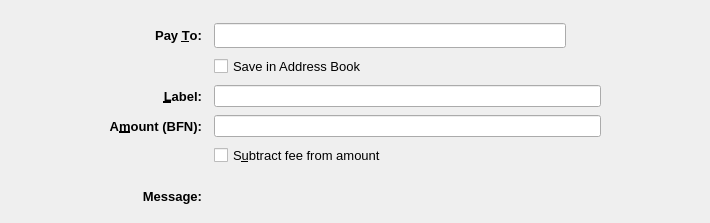
<?xml version="1.0" encoding="UTF-8"?>
<ui version="4.0">
 <class>SendCoinsEntry</class>
 <widget class="QStackedWidget" name="SendCoinsEntry">
  <property name="geometry">
   <rect>
    <x>0</x>
    <y>0</y>
    <width>710</width>
    <height>223</height>
   </rect>
  </property>
  <property name="focusPolicy">
   <enum>Qt::TabFocus</enum>
  </property>
  <property name="autoFillBackground">
   <bool>false</bool>
  </property>
  <property name="styleSheet">
   <string notr="true"/>
  </property>
  <property name="currentIndex">
   <number>0</number>
  </property>
  <widget class="QFrame" name="SendCoins">
   <property name="toolTip">
    <string>This is a normal payment.</string>
   </property>
   <property name="frameShape">
    <enum>QFrame::NoFrame</enum>
   </property>
   <layout class="QGridLayout" name="gridLayout">
    <property name="topMargin">
     <number>8</number>
    </property>
    <property name="bottomMargin">
     <number>4</number>
    </property>
    <property name="horizontalSpacing">
     <number>12</number>
    </property>
    <property name="verticalSpacing">
     <number>8</number>
    </property>
    <item row="1" column="0">
     <spacer name="horizontalSpacer">
      <property name="orientation">
       <enum>Qt::Horizontal</enum>
      </property>
      <property name="sizeType">
       <enum>QSizePolicy::Maximum</enum>
      </property>
      <property name="sizeHint" stdset="0">
       <size>
        <width>100</width>
        <height>20</height>
       </size>
      </property>
     </spacer>
    </item>
    <item row="3" column="2">
     <widget class="QLineEdit" name="addAsLabel">
      <property name="sizePolicy">
       <sizepolicy hsizetype="Expanding" vsizetype="Expanding">
        <horstretch>0</horstretch>
        <verstretch>0</verstretch>
       </sizepolicy>
      </property>
      <property name="toolTip">
       <string>Enter a label for this address to add it to the list of used addresses</string>
      </property>
      <property name="styleSheet">
       <string notr="true"/>
      </property>
     </widget>
    </item>
    <item row="0" column="2">
     <spacer name="verticalSpacer">
      <property name="orientation">
       <enum>Qt::Vertical</enum>
      </property>
      <property name="sizeHint" stdset="0">
       <size>
        <width>20</width>
        <height>40</height>
       </size>
      </property>
     </spacer>
    </item>
    <item row="1" column="3">
     <spacer name="horizontalSpacer_2">
      <property name="orientation">
       <enum>Qt::Horizontal</enum>
      </property>
      <property name="sizeType">
       <enum>QSizePolicy::Maximum</enum>
      </property>
      <property name="sizeHint" stdset="0">
       <size>
        <width>100</width>
        <height>20</height>
       </size>
      </property>
     </spacer>
    </item>
    <item row="12" column="2">
     <widget class="QLabel" name="messageTextLabel">
      <property name="toolTip">
       <string>A message that was attached to the BFN: URI which will be stored with the transaction for your reference. Note: This message will not be sent over the BFN network.</string>
      </property>
      <property name="styleSheet">
       <string notr="true"/>
      </property>
      <property name="textFormat">
       <enum>Qt::PlainText</enum>
      </property>
     </widget>
    </item>
    <item row="1" column="1">
     <widget class="QLabel" name="payToLabel">
      <property name="font">
       <font>
        <pointsize>10</pointsize>
        <weight>75</weight>
        <bold>true</bold>
       </font>
      </property>
      <property name="text">
       <string>Pay &amp;To:</string>
      </property>
      <property name="alignment">
       <set>Qt::AlignRight|Qt::AlignTrailing|Qt::AlignVCenter</set>
      </property>
      <property name="buddy">
       <cstring>payTo</cstring>
      </property>
     </widget>
    </item>
    <item row="12" column="1">
     <widget class="QLabel" name="messageLabel">
      <property name="font">
       <font>
        <pointsize>10</pointsize>
        <weight>75</weight>
        <bold>true</bold>
       </font>
      </property>
      <property name="text">
       <string>Message:</string>
      </property>
      <property name="alignment">
       <set>Qt::AlignRight|Qt::AlignTrailing|Qt::AlignVCenter</set>
      </property>
     </widget>
    </item>
    <item row="6" column="2">
     <layout class="QHBoxLayout" name="horizontalLayoutAmount" stretch="0">
      <item>
       <widget class="BFNAmountField" name="payAmount">
        <property name="sizePolicy">
         <sizepolicy hsizetype="Expanding" vsizetype="Expanding">
          <horstretch>0</horstretch>
          <verstretch>0</verstretch>
         </sizepolicy>
        </property>
        <property name="styleSheet">
         <string notr="true"/>
        </property>
       </widget>
      </item>
     </layout>
    </item>
    <item row="3" column="1">
     <widget class="QLabel" name="labellLabel">
      <property name="font">
       <font>
        <pointsize>10</pointsize>
        <weight>75</weight>
        <bold>true</bold>
       </font>
      </property>
      <property name="text">
       <string>&amp;Label:</string>
      </property>
      <property name="alignment">
       <set>Qt::AlignRight|Qt::AlignTrailing|Qt::AlignVCenter</set>
      </property>
      <property name="buddy">
       <cstring>addAsLabel</cstring>
      </property>
     </widget>
    </item>
    <item row="1" column="2">
     <layout class="QHBoxLayout" name="payToLayout">
      <property name="spacing">
       <number>0</number>
      </property>
      <item>
       <widget class="QValidatedLineEdit" name="payTo">
        <property name="sizePolicy">
         <sizepolicy hsizetype="Expanding" vsizetype="Expanding">
          <horstretch>0</horstretch>
          <verstretch>0</verstretch>
         </sizepolicy>
        </property>
        <property name="toolTip">
         <string>The BFN address to send the payment to</string>
        </property>
        <property name="styleSheet">
         <string notr="true"/>
        </property>
       </widget>
      </item>
      <item>
       <widget class="QToolButton" name="addressBookButton">
        <property name="toolTip">
         <string notr="true"/>
        </property>
        <property name="styleSheet">
         <string notr="true">border:0;background:transparent</string>
        </property>
        <property name="text">
         <string/>
        </property>
        <property name="icon">
         <iconset resource="../BFN.qrc">
          <normaloff>:/icons/address-book</normaloff>:/icons/address-book</iconset>
        </property>
        <property name="iconSize">
         <size>
          <width>22</width>
          <height>22</height>
         </size>
        </property>
        <property name="shortcut">
         <string>Alt+A</string>
        </property>
       </widget>
      </item>
      <item>
       <spacer name="horizontalSpacer_3">
        <property name="orientation">
         <enum>Qt::Horizontal</enum>
        </property>
        <property name="sizeType">
         <enum>QSizePolicy::Maximum</enum>
        </property>
        <property name="sizeHint" stdset="0">
         <size>
          <width>10</width>
          <height>20</height>
         </size>
        </property>
       </spacer>
      </item>
     </layout>
    </item>
    <item row="10" column="2">
     <spacer name="verticalSpacer_3">
      <property name="orientation">
       <enum>Qt::Vertical</enum>
      </property>
      <property name="sizeHint" stdset="0">
       <size>
        <width>20</width>
        <height>40</height>
       </size>
      </property>
     </spacer>
    </item>
    <item row="2" column="2">
     <widget class="QCheckBox" name="addressBookCheckBox">
      <property name="font">
       <font>
        <pointsize>10</pointsize>
       </font>
      </property>
      <property name="text">
       <string>Save in Address Book</string>
      </property>
     </widget>
    </item>
    <item row="6" column="1">
     <widget class="QLabel" name="amountLabel">
      <property name="font">
       <font>
        <pointsize>10</pointsize>
        <weight>75</weight>
        <bold>true</bold>
       </font>
      </property>
      <property name="text">
       <string>A&amp;mount (BFN):</string>
      </property>
      <property name="alignment">
       <set>Qt::AlignRight|Qt::AlignTrailing|Qt::AlignVCenter</set>
      </property>
      <property name="buddy">
       <cstring>payAmount</cstring>
      </property>
     </widget>
    </item>
    <item row="13" column="2">
     <spacer name="verticalSpacer_2">
      <property name="orientation">
       <enum>Qt::Vertical</enum>
      </property>
      <property name="sizeHint" stdset="0">
       <size>
        <width>20</width>
        <height>40</height>
       </size>
      </property>
     </spacer>
    </item>
    <item row="7" column="2">
     <widget class="QCheckBox" name="checkboxSubtractFeeFromAmount">
      <property name="font">
       <font>
        <pointsize>10</pointsize>
       </font>
      </property>
      <property name="toolTip">
       <string>The fee will be deducted from the amount being sent. The recipient will receive less BFNs than you enter in the amount field. If multiple recipients are selected, the fee is split equally.</string>
      </property>
      <property name="text">
       <string>S&amp;ubtract fee from amount</string>
      </property>
     </widget>
    </item>
   </layout>
  </widget>
  <widget class="QFrame" name="SendCoins_UnauthenticatedPaymentRequest">
   <property name="palette">
    <palette>
     <active>
      <colorrole role="WindowText">
       <brush brushstyle="SolidPattern">
        <color alpha="255">
         <red>0</red>
         <green>0</green>
         <blue>0</blue>
        </color>
       </brush>
      </colorrole>
      <colorrole role="Button">
       <brush brushstyle="SolidPattern">
        <color alpha="255">
         <red>239</red>
         <green>241</green>
         <blue>244</blue>
        </color>
       </brush>
      </colorrole>
      <colorrole role="Light">
       <brush brushstyle="SolidPattern">
        <color alpha="255">
         <red>255</red>
         <green>255</green>
         <blue>255</blue>
        </color>
       </brush>
      </colorrole>
      <colorrole role="Midlight">
       <brush brushstyle="SolidPattern">
        <color alpha="255">
         <red>255</red>
         <green>255</green>
         <blue>191</blue>
        </color>
       </brush>
      </colorrole>
      <colorrole role="Dark">
       <brush brushstyle="SolidPattern">
        <color alpha="255">
         <red>127</red>
         <green>127</green>
         <blue>63</blue>
        </color>
       </brush>
      </colorrole>
      <colorrole role="Mid">
       <brush brushstyle="SolidPattern">
        <color alpha="255">
         <red>170</red>
         <green>170</green>
         <blue>84</blue>
        </color>
       </brush>
      </colorrole>
      <colorrole role="Text">
       <brush brushstyle="SolidPattern">
        <color alpha="255">
         <red>0</red>
         <green>0</green>
         <blue>0</blue>
        </color>
       </brush>
      </colorrole>
      <colorrole role="BrightText">
       <brush brushstyle="SolidPattern">
        <color alpha="255">
         <red>255</red>
         <green>255</green>
         <blue>255</blue>
        </color>
       </brush>
      </colorrole>
      <colorrole role="ButtonText">
       <brush brushstyle="SolidPattern">
        <color alpha="255">
         <red>0</red>
         <green>0</green>
         <blue>0</blue>
        </color>
       </brush>
      </colorrole>
      <colorrole role="Base">
       <brush brushstyle="SolidPattern">
        <color alpha="255">
         <red>239</red>
         <green>241</green>
         <blue>244</blue>
        </color>
       </brush>
      </colorrole>
      <colorrole role="Window">
       <brush brushstyle="SolidPattern">
        <color alpha="255">
         <red>239</red>
         <green>241</green>
         <blue>244</blue>
        </color>
       </brush>
      </colorrole>
      <colorrole role="Shadow">
       <brush brushstyle="SolidPattern">
        <color alpha="255">
         <red>0</red>
         <green>0</green>
         <blue>0</blue>
        </color>
       </brush>
      </colorrole>
      <colorrole role="AlternateBase">
       <brush brushstyle="SolidPattern">
        <color alpha="255">
         <red>255</red>
         <green>255</green>
         <blue>191</blue>
        </color>
       </brush>
      </colorrole>
      <colorrole role="ToolTipBase">
       <brush brushstyle="SolidPattern">
        <color alpha="255">
         <red>255</red>
         <green>255</green>
         <blue>220</blue>
        </color>
       </brush>
      </colorrole>
      <colorrole role="ToolTipText">
       <brush brushstyle="SolidPattern">
        <color alpha="255">
         <red>0</red>
         <green>0</green>
         <blue>0</blue>
        </color>
       </brush>
      </colorrole>
     </active>
     <inactive>
      <colorrole role="WindowText">
       <brush brushstyle="SolidPattern">
        <color alpha="255">
         <red>0</red>
         <green>0</green>
         <blue>0</blue>
        </color>
       </brush>
      </colorrole>
      <colorrole role="Button">
       <brush brushstyle="SolidPattern">
        <color alpha="255">
         <red>239</red>
         <green>241</green>
         <blue>244</blue>
        </color>
       </brush>
      </colorrole>
      <colorrole role="Light">
       <brush brushstyle="SolidPattern">
        <color alpha="255">
         <red>255</red>
         <green>255</green>
         <blue>255</blue>
        </color>
       </brush>
      </colorrole>
      <colorrole role="Midlight">
       <brush brushstyle="SolidPattern">
        <color alpha="255">
         <red>255</red>
         <green>255</green>
         <blue>191</blue>
        </color>
       </brush>
      </colorrole>
      <colorrole role="Dark">
       <brush brushstyle="SolidPattern">
        <color alpha="255">
         <red>127</red>
         <green>127</green>
         <blue>63</blue>
        </color>
       </brush>
      </colorrole>
      <colorrole role="Mid">
       <brush brushstyle="SolidPattern">
        <color alpha="255">
         <red>170</red>
         <green>170</green>
         <blue>84</blue>
        </color>
       </brush>
      </colorrole>
      <colorrole role="Text">
       <brush brushstyle="SolidPattern">
        <color alpha="255">
         <red>0</red>
         <green>0</green>
         <blue>0</blue>
        </color>
       </brush>
      </colorrole>
      <colorrole role="BrightText">
       <brush brushstyle="SolidPattern">
        <color alpha="255">
         <red>255</red>
         <green>255</green>
         <blue>255</blue>
        </color>
       </brush>
      </colorrole>
      <colorrole role="ButtonText">
       <brush brushstyle="SolidPattern">
        <color alpha="255">
         <red>0</red>
         <green>0</green>
         <blue>0</blue>
        </color>
       </brush>
      </colorrole>
      <colorrole role="Base">
       <brush brushstyle="SolidPattern">
        <color alpha="255">
         <red>239</red>
         <green>241</green>
         <blue>244</blue>
        </color>
       </brush>
      </colorrole>
      <colorrole role="Window">
       <brush brushstyle="SolidPattern">
        <color alpha="255">
         <red>239</red>
         <green>241</green>
         <blue>244</blue>
        </color>
       </brush>
      </colorrole>
      <colorrole role="Shadow">
       <brush brushstyle="SolidPattern">
        <color alpha="255">
         <red>0</red>
         <green>0</green>
         <blue>0</blue>
        </color>
       </brush>
      </colorrole>
      <colorrole role="AlternateBase">
       <brush brushstyle="SolidPattern">
        <color alpha="255">
         <red>255</red>
         <green>255</green>
         <blue>191</blue>
        </color>
       </brush>
      </colorrole>
      <colorrole role="ToolTipBase">
       <brush brushstyle="SolidPattern">
        <color alpha="255">
         <red>255</red>
         <green>255</green>
         <blue>220</blue>
        </color>
       </brush>
      </colorrole>
      <colorrole role="ToolTipText">
       <brush brushstyle="SolidPattern">
        <color alpha="255">
         <red>0</red>
         <green>0</green>
         <blue>0</blue>
        </color>
       </brush>
      </colorrole>
     </inactive>
     <disabled>
      <colorrole role="WindowText">
       <brush brushstyle="SolidPattern">
        <color alpha="255">
         <red>127</red>
         <green>127</green>
         <blue>63</blue>
        </color>
       </brush>
      </colorrole>
      <colorrole role="Button">
       <brush brushstyle="SolidPattern">
        <color alpha="255">
         <red>239</red>
         <green>241</green>
         <blue>244</blue>
        </color>
       </brush>
      </colorrole>
      <colorrole role="Light">
       <brush brushstyle="SolidPattern">
        <color alpha="255">
         <red>255</red>
         <green>255</green>
         <blue>255</blue>
        </color>
       </brush>
      </colorrole>
      <colorrole role="Midlight">
       <brush brushstyle="SolidPattern">
        <color alpha="255">
         <red>255</red>
         <green>255</green>
         <blue>191</blue>
        </color>
       </brush>
      </colorrole>
      <colorrole role="Dark">
       <brush brushstyle="SolidPattern">
        <color alpha="255">
         <red>127</red>
         <green>127</green>
         <blue>63</blue>
        </color>
       </brush>
      </colorrole>
      <colorrole role="Mid">
       <brush brushstyle="SolidPattern">
        <color alpha="255">
         <red>170</red>
         <green>170</green>
         <blue>84</blue>
        </color>
       </brush>
      </colorrole>
      <colorrole role="Text">
       <brush brushstyle="SolidPattern">
        <color alpha="255">
         <red>127</red>
         <green>127</green>
         <blue>63</blue>
        </color>
       </brush>
      </colorrole>
      <colorrole role="BrightText">
       <brush brushstyle="SolidPattern">
        <color alpha="255">
         <red>255</red>
         <green>255</green>
         <blue>255</blue>
        </color>
       </brush>
      </colorrole>
      <colorrole role="ButtonText">
       <brush brushstyle="SolidPattern">
        <color alpha="255">
         <red>127</red>
         <green>127</green>
         <blue>63</blue>
        </color>
       </brush>
      </colorrole>
      <colorrole role="Base">
       <brush brushstyle="SolidPattern">
        <color alpha="255">
         <red>239</red>
         <green>241</green>
         <blue>244</blue>
        </color>
       </brush>
      </colorrole>
      <colorrole role="Window">
       <brush brushstyle="SolidPattern">
        <color alpha="255">
         <red>239</red>
         <green>241</green>
         <blue>244</blue>
        </color>
       </brush>
      </colorrole>
      <colorrole role="Shadow">
       <brush brushstyle="SolidPattern">
        <color alpha="255">
         <red>0</red>
         <green>0</green>
         <blue>0</blue>
        </color>
       </brush>
      </colorrole>
      <colorrole role="AlternateBase">
       <brush brushstyle="SolidPattern">
        <color alpha="255">
         <red>255</red>
         <green>255</green>
         <blue>127</blue>
        </color>
       </brush>
      </colorrole>
      <colorrole role="ToolTipBase">
       <brush brushstyle="SolidPattern">
        <color alpha="255">
         <red>255</red>
         <green>255</green>
         <blue>220</blue>
        </color>
       </brush>
      </colorrole>
      <colorrole role="ToolTipText">
       <brush brushstyle="SolidPattern">
        <color alpha="255">
         <red>0</red>
         <green>0</green>
         <blue>0</blue>
        </color>
       </brush>
      </colorrole>
     </disabled>
    </palette>
   </property>
   <property name="toolTip">
    <string>This is an unauthenticated payment request.</string>
   </property>
   <property name="autoFillBackground">
    <bool>false</bool>
   </property>
   <property name="frameShape">
    <enum>QFrame::NoFrame</enum>
   </property>
   <layout class="QGridLayout" name="gridLayout_is">
    <property name="spacing">
     <number>12</number>
    </property>
    <item row="0" column="0">
     <widget class="QLabel" name="payToLabel_is">
      <property name="text">
       <string>Pay To:</string>
      </property>
      <property name="alignment">
       <set>Qt::AlignRight|Qt::AlignTrailing|Qt::AlignVCenter</set>
      </property>
     </widget>
    </item>
    <item row="0" column="1">
     <layout class="QHBoxLayout" name="payToLayout_is">
      <property name="spacing">
       <number>0</number>
      </property>
      <item>
       <widget class="QLabel" name="payTo_is">
        <property name="styleSheet">
         <string notr="true">background: #fff; border-radius: 4px; border: 1px solid #000; padding:2px</string>
        </property>
       </widget>
      </item>
      <item>
       <widget class="QToolButton" name="deleteButton_is">
        <property name="toolTip">
         <string>Remove this entry</string>
        </property>
        <property name="text">
         <string/>
        </property>
        <property name="icon">
         <iconset resource="../BFN.qrc">
          <normaloff>:/icons/remove</normaloff>:/icons/remove</iconset>
        </property>
       </widget>
      </item>
     </layout>
    </item>
    <item row="1" column="0">
     <widget class="QLabel" name="memoLabel_is">
      <property name="text">
       <string>Memo:</string>
      </property>
      <property name="alignment">
       <set>Qt::AlignRight|Qt::AlignTrailing|Qt::AlignVCenter</set>
      </property>
     </widget>
    </item>
    <item row="1" column="1">
     <widget class="QLabel" name="memoTextLabel_is">
      <property name="styleSheet">
       <string notr="true">background: #fff; border-radius: 4px; border: 1px solid #000; padding:2px</string>
      </property>
      <property name="textFormat">
       <enum>Qt::PlainText</enum>
      </property>
     </widget>
    </item>
    <item row="2" column="0">
     <widget class="QLabel" name="amountLabel_is">
      <property name="text">
       <string>A&amp;mount:</string>
      </property>
      <property name="alignment">
       <set>Qt::AlignRight|Qt::AlignTrailing|Qt::AlignVCenter</set>
      </property>
      <property name="buddy">
       <cstring>payAmount_is</cstring>
      </property>
     </widget>
    </item>
    <item row="2" column="1">
     <widget class="BFNAmountField" name="payAmount_is">
      <property name="acceptDrops">
       <bool>false</bool>
      </property>
      <property name="styleSheet">
       <string notr="true">background: #fff; border-radius: 4px; border: 1px solid #000; padding:2px</string>
      </property>
     </widget>
    </item>
   </layout>
  </widget>
  <widget class="QFrame" name="SendCoins_AuthenticatedPaymentRequest">
   <property name="palette">
    <palette>
     <active>
      <colorrole role="WindowText">
       <brush brushstyle="SolidPattern">
        <color alpha="255">
         <red>0</red>
         <green>0</green>
         <blue>0</blue>
        </color>
       </brush>
      </colorrole>
      <colorrole role="Button">
       <brush brushstyle="SolidPattern">
        <color alpha="255">
         <red>239</red>
         <green>241</green>
         <blue>244</blue>
        </color>
       </brush>
      </colorrole>
      <colorrole role="Light">
       <brush brushstyle="SolidPattern">
        <color alpha="255">
         <red>230</red>
         <green>255</green>
         <blue>224</blue>
        </color>
       </brush>
      </colorrole>
      <colorrole role="Midlight">
       <brush brushstyle="SolidPattern">
        <color alpha="255">
         <red>185</red>
         <green>243</green>
         <blue>171</blue>
        </color>
       </brush>
      </colorrole>
      <colorrole role="Dark">
       <brush brushstyle="SolidPattern">
        <color alpha="255">
         <red>70</red>
         <green>116</green>
         <blue>59</blue>
        </color>
       </brush>
      </colorrole>
      <colorrole role="Mid">
       <brush brushstyle="SolidPattern">
        <color alpha="255">
         <red>93</red>
         <green>155</green>
         <blue>79</blue>
        </color>
       </brush>
      </colorrole>
      <colorrole role="Text">
       <brush brushstyle="SolidPattern">
        <color alpha="255">
         <red>0</red>
         <green>0</green>
         <blue>0</blue>
        </color>
       </brush>
      </colorrole>
      <colorrole role="BrightText">
       <brush brushstyle="SolidPattern">
        <color alpha="255">
         <red>155</red>
         <green>255</green>
         <blue>147</blue>
        </color>
       </brush>
      </colorrole>
      <colorrole role="ButtonText">
       <brush brushstyle="SolidPattern">
        <color alpha="255">
         <red>0</red>
         <green>0</green>
         <blue>0</blue>
        </color>
       </brush>
      </colorrole>
      <colorrole role="Base">
       <brush brushstyle="SolidPattern">
        <color alpha="255">
         <red>239</red>
         <green>241</green>
         <blue>244</blue>
        </color>
       </brush>
      </colorrole>
      <colorrole role="Window">
       <brush brushstyle="SolidPattern">
        <color alpha="255">
         <red>239</red>
         <green>241</green>
         <blue>244</blue>
        </color>
       </brush>
      </colorrole>
      <colorrole role="Shadow">
       <brush brushstyle="SolidPattern">
        <color alpha="255">
         <red>0</red>
         <green>0</green>
         <blue>0</blue>
        </color>
       </brush>
      </colorrole>
      <colorrole role="AlternateBase">
       <brush brushstyle="SolidPattern">
        <color alpha="255">
         <red>197</red>
         <green>243</green>
         <blue>187</blue>
        </color>
       </brush>
      </colorrole>
      <colorrole role="NoRole">
       <brush brushstyle="SolidPattern">
        <color alpha="255">
         <red>125</red>
         <green>194</green>
         <blue>122</blue>
        </color>
       </brush>
      </colorrole>
      <colorrole role="ToolTipBase">
       <brush brushstyle="SolidPattern">
        <color alpha="255">
         <red>255</red>
         <green>255</green>
         <blue>220</blue>
        </color>
       </brush>
      </colorrole>
      <colorrole role="ToolTipText">
       <brush brushstyle="SolidPattern">
        <color alpha="255">
         <red>0</red>
         <green>0</green>
         <blue>0</blue>
        </color>
       </brush>
      </colorrole>
     </active>
     <inactive>
      <colorrole role="WindowText">
       <brush brushstyle="SolidPattern">
        <color alpha="255">
         <red>0</red>
         <green>0</green>
         <blue>0</blue>
        </color>
       </brush>
      </colorrole>
      <colorrole role="Button">
       <brush brushstyle="SolidPattern">
        <color alpha="255">
         <red>239</red>
         <green>241</green>
         <blue>244</blue>
        </color>
       </brush>
      </colorrole>
      <colorrole role="Light">
       <brush brushstyle="SolidPattern">
        <color alpha="255">
         <red>230</red>
         <green>255</green>
         <blue>224</blue>
        </color>
       </brush>
      </colorrole>
      <colorrole role="Midlight">
       <brush brushstyle="SolidPattern">
        <color alpha="255">
         <red>185</red>
         <green>243</green>
         <blue>171</blue>
        </color>
       </brush>
      </colorrole>
      <colorrole role="Dark">
       <brush brushstyle="SolidPattern">
        <color alpha="255">
         <red>70</red>
         <green>116</green>
         <blue>59</blue>
        </color>
       </brush>
      </colorrole>
      <colorrole role="Mid">
       <brush brushstyle="SolidPattern">
        <color alpha="255">
         <red>93</red>
         <green>155</green>
         <blue>79</blue>
        </color>
       </brush>
      </colorrole>
      <colorrole role="Text">
       <brush brushstyle="SolidPattern">
        <color alpha="255">
         <red>0</red>
         <green>0</green>
         <blue>0</blue>
        </color>
       </brush>
      </colorrole>
      <colorrole role="BrightText">
       <brush brushstyle="SolidPattern">
        <color alpha="255">
         <red>155</red>
         <green>255</green>
         <blue>147</blue>
        </color>
       </brush>
      </colorrole>
      <colorrole role="ButtonText">
       <brush brushstyle="SolidPattern">
        <color alpha="255">
         <red>0</red>
         <green>0</green>
         <blue>0</blue>
        </color>
       </brush>
      </colorrole>
      <colorrole role="Base">
       <brush brushstyle="SolidPattern">
        <color alpha="255">
         <red>239</red>
         <green>241</green>
         <blue>244</blue>
        </color>
       </brush>
      </colorrole>
      <colorrole role="Window">
       <brush brushstyle="SolidPattern">
        <color alpha="255">
         <red>239</red>
         <green>241</green>
         <blue>244</blue>
        </color>
       </brush>
      </colorrole>
      <colorrole role="Shadow">
       <brush brushstyle="SolidPattern">
        <color alpha="255">
         <red>0</red>
         <green>0</green>
         <blue>0</blue>
        </color>
       </brush>
      </colorrole>
      <colorrole role="AlternateBase">
       <brush brushstyle="SolidPattern">
        <color alpha="255">
         <red>197</red>
         <green>243</green>
         <blue>187</blue>
        </color>
       </brush>
      </colorrole>
      <colorrole role="NoRole">
       <brush brushstyle="SolidPattern">
        <color alpha="255">
         <red>125</red>
         <green>194</green>
         <blue>122</blue>
        </color>
       </brush>
      </colorrole>
      <colorrole role="ToolTipBase">
       <brush brushstyle="SolidPattern">
        <color alpha="255">
         <red>255</red>
         <green>255</green>
         <blue>220</blue>
        </color>
       </brush>
      </colorrole>
      <colorrole role="ToolTipText">
       <brush brushstyle="SolidPattern">
        <color alpha="255">
         <red>0</red>
         <green>0</green>
         <blue>0</blue>
        </color>
       </brush>
      </colorrole>
     </inactive>
     <disabled>
      <colorrole role="WindowText">
       <brush brushstyle="SolidPattern">
        <color alpha="255">
         <red>70</red>
         <green>116</green>
         <blue>59</blue>
        </color>
       </brush>
      </colorrole>
      <colorrole role="Button">
       <brush brushstyle="SolidPattern">
        <color alpha="255">
         <red>239</red>
         <green>241</green>
         <blue>244</blue>
        </color>
       </brush>
      </colorrole>
      <colorrole role="Light">
       <brush brushstyle="SolidPattern">
        <color alpha="255">
         <red>230</red>
         <green>255</green>
         <blue>224</blue>
        </color>
       </brush>
      </colorrole>
      <colorrole role="Midlight">
       <brush brushstyle="SolidPattern">
        <color alpha="255">
         <red>185</red>
         <green>243</green>
         <blue>171</blue>
        </color>
       </brush>
      </colorrole>
      <colorrole role="Dark">
       <brush brushstyle="SolidPattern">
        <color alpha="255">
         <red>70</red>
         <green>116</green>
         <blue>59</blue>
        </color>
       </brush>
      </colorrole>
      <colorrole role="Mid">
       <brush brushstyle="SolidPattern">
        <color alpha="255">
         <red>93</red>
         <green>155</green>
         <blue>79</blue>
        </color>
       </brush>
      </colorrole>
      <colorrole role="Text">
       <brush brushstyle="SolidPattern">
        <color alpha="255">
         <red>70</red>
         <green>116</green>
         <blue>59</blue>
        </color>
       </brush>
      </colorrole>
      <colorrole role="BrightText">
       <brush brushstyle="SolidPattern">
        <color alpha="255">
         <red>155</red>
         <green>255</green>
         <blue>147</blue>
        </color>
       </brush>
      </colorrole>
      <colorrole role="ButtonText">
       <brush brushstyle="SolidPattern">
        <color alpha="255">
         <red>70</red>
         <green>116</green>
         <blue>59</blue>
        </color>
       </brush>
      </colorrole>
      <colorrole role="Base">
       <brush brushstyle="SolidPattern">
        <color alpha="255">
         <red>239</red>
         <green>241</green>
         <blue>244</blue>
        </color>
       </brush>
      </colorrole>
      <colorrole role="Window">
       <brush brushstyle="SolidPattern">
        <color alpha="255">
         <red>239</red>
         <green>241</green>
         <blue>244</blue>
        </color>
       </brush>
      </colorrole>
      <colorrole role="Shadow">
       <brush brushstyle="SolidPattern">
        <color alpha="255">
         <red>0</red>
         <green>0</green>
         <blue>0</blue>
        </color>
       </brush>
      </colorrole>
      <colorrole role="AlternateBase">
       <brush brushstyle="SolidPattern">
        <color alpha="255">
         <red>140</red>
         <green>232</green>
         <blue>119</blue>
        </color>
       </brush>
      </colorrole>
      <colorrole role="NoRole">
       <brush brushstyle="SolidPattern">
        <color alpha="255">
         <red>125</red>
         <green>194</green>
         <blue>122</blue>
        </color>
       </brush>
      </colorrole>
      <colorrole role="ToolTipBase">
       <brush brushstyle="SolidPattern">
        <color alpha="255">
         <red>255</red>
         <green>255</green>
         <blue>220</blue>
        </color>
       </brush>
      </colorrole>
      <colorrole role="ToolTipText">
       <brush brushstyle="SolidPattern">
        <color alpha="255">
         <red>0</red>
         <green>0</green>
         <blue>0</blue>
        </color>
       </brush>
      </colorrole>
     </disabled>
    </palette>
   </property>
   <property name="toolTip">
    <string>This is an authenticated payment request.</string>
   </property>
   <property name="autoFillBackground">
    <bool>false</bool>
   </property>
   <property name="styleSheet">
    <string notr="true">background: #eff1f4; border: 0</string>
   </property>
   <property name="frameShape">
    <enum>QFrame::NoFrame</enum>
   </property>
   <layout class="QGridLayout" name="gridLayout_s">
    <property name="spacing">
     <number>12</number>
    </property>
    <item row="0" column="0">
     <widget class="QLabel" name="payToLabel_s">
      <property name="text">
       <string>Pay To:</string>
      </property>
      <property name="alignment">
       <set>Qt::AlignRight|Qt::AlignTrailing|Qt::AlignVCenter</set>
      </property>
     </widget>
    </item>
    <item row="0" column="1">
     <layout class="QHBoxLayout" name="payToLayout_s">
      <property name="spacing">
       <number>0</number>
      </property>
      <item>
       <widget class="QLabel" name="payTo_s">
        <property name="styleSheet">
         <string notr="true">background: #fff; border-radius: 4px; border: 1px solid #000; padding:2px</string>
        </property>
        <property name="textFormat">
         <enum>Qt::PlainText</enum>
        </property>
       </widget>
      </item>
      <item>
       <widget class="QToolButton" name="deleteButton_s">
        <property name="toolTip">
         <string>Remove this entry</string>
        </property>
        <property name="text">
         <string/>
        </property>
        <property name="icon">
         <iconset resource="../BFN.qrc">
          <normaloff>:/icons/remove</normaloff>:/icons/remove</iconset>
        </property>
       </widget>
      </item>
     </layout>
    </item>
    <item row="1" column="0">
     <widget class="QLabel" name="memoLabel_s">
      <property name="text">
       <string>Memo:</string>
      </property>
      <property name="alignment">
       <set>Qt::AlignRight|Qt::AlignTrailing|Qt::AlignVCenter</set>
      </property>
     </widget>
    </item>
    <item row="1" column="1">
     <widget class="QLabel" name="memoTextLabel_s">
      <property name="styleSheet">
       <string notr="true">background: #fff; border-radius: 4px; border: 1px solid #000; padding:2px</string>
      </property>
      <property name="textFormat">
       <enum>Qt::PlainText</enum>
      </property>
     </widget>
    </item>
    <item row="2" column="0">
     <widget class="QLabel" name="amountLabel_s">
      <property name="text">
       <string>A&amp;mount:</string>
      </property>
      <property name="alignment">
       <set>Qt::AlignRight|Qt::AlignTrailing|Qt::AlignVCenter</set>
      </property>
      <property name="buddy">
       <cstring>payAmount_s</cstring>
      </property>
     </widget>
    </item>
    <item row="2" column="1">
     <widget class="BFNAmountField" name="payAmount_s">
      <property name="acceptDrops">
       <bool>false</bool>
      </property>
      <property name="styleSheet">
       <string notr="true">background: #fff; border-radius: 4px; border: 1px solid #000; padding:2px</string>
      </property>
     </widget>
    </item>
   </layout>
  </widget>
 </widget>
 <customwidgets>
  <customwidget>
   <class>QValidatedLineEdit</class>
   <extends>QLineEdit</extends>
   <header>qvalidatedlineedit.h</header>
  </customwidget>
  <customwidget>
   <class>BFNAmountField</class>
   <extends>QLineEdit</extends>
   <header>BFNamountfield.h</header>
   <container>1</container>
  </customwidget>
 </customwidgets>
 <tabstops>
  <tabstop>payTo</tabstop>
  <tabstop>addressBookButton</tabstop>
  <tabstop>payAmount</tabstop>
  <tabstop>payAmount_is</tabstop>
  <tabstop>deleteButton_is</tabstop>
  <tabstop>payAmount_s</tabstop>
  <tabstop>deleteButton_s</tabstop>
 </tabstops>
 <resources>
  <include location="../BFN.qrc"/>
 </resources>
 <connections/>
</ui>
